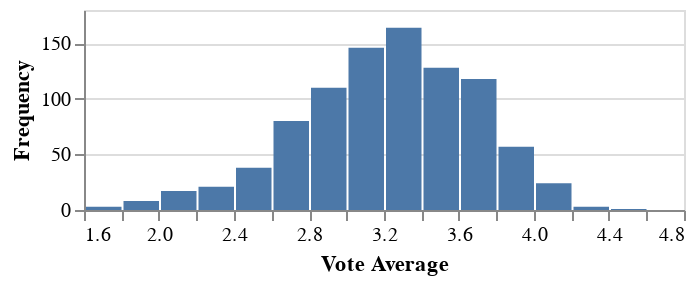

Notebook code cell kept with this figure:
### Markdown cell above
From the description above, we can see that the average movie voting score is quite mediocre but there definitely seems to be some movies on the high end as well.

<div class="alert alert-info" style="color:black">

Let's look at this distribution by creating a histogram of the `vote_average` column, choosing an appropriate number of bins, and setting the figure `height` to 100.

</div>

_Points:_ 5

### Code cell
vote_avg_hist = alt.Chart(movies).mark_bar().encode(
    alt.X('vote_average:Q', bin=alt.Bin(maxbins=20), title='Vote Average'),
    alt.Y('count():Q', title='Frequency'),
).properties(
    height=100  
)


# Show the plot
vote_avg_hist

### Figure 1 — Vega-Lite specification as saved in the notebook (floating-point values rounded to 4 significant figures; data arrays with more than 128 entries replaced by an {"elided": "..."} marker saying what was removed)
{"config": {"view": {"continuousWidth": 300, "continuousHeight": 300}}, "data": {"name": "data-b98185c46af72946cc44abcb25fbd79e"}, "mark": {"type": "bar"}, "encoding": {"x": {"bin": {"maxbins": 20}, "field": "vote_average", "title": "Vote Average", "type": "quantitative"}, "y": {"aggregate": "count", "title": "Frequency", "type": "quantitative"}}, "height": 100, "$schema": "https://vega.github.io/schema/vega-lite/v5.8.0.json", "datasets": {"data-b98185c46af72946cc44abcb25fbd79e": {"elided": "918 records"}}}
